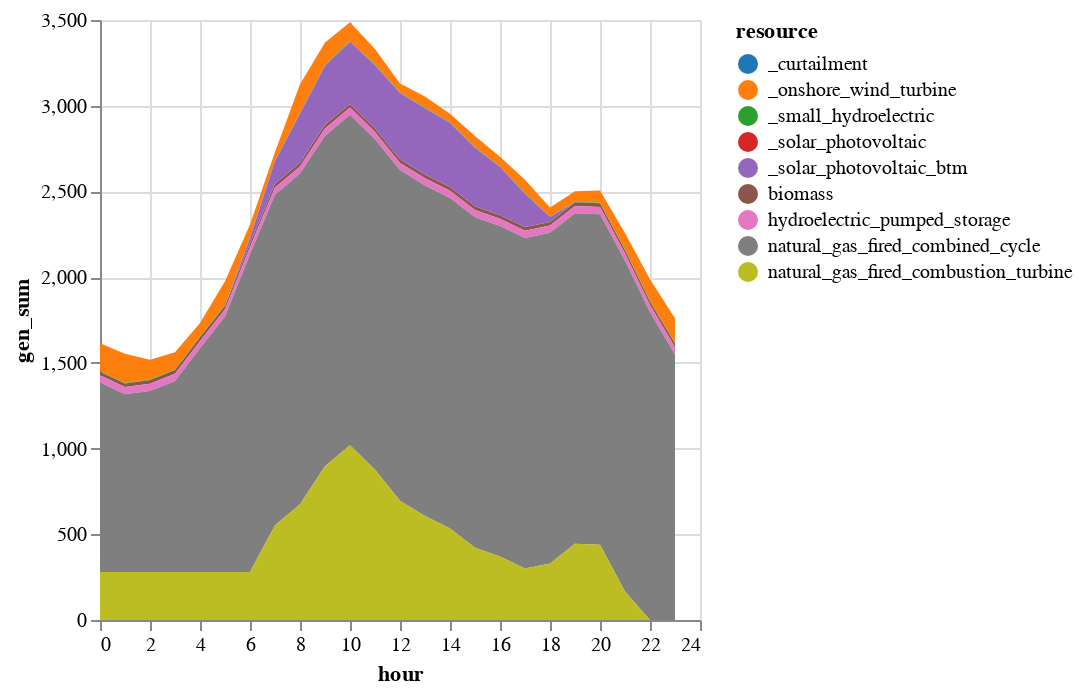

This figure's notebook cell:
### Markdown cell above
### 4. Solve a day's unit commitment

### Code cell
solution = unit_commitment_ramp(
    gen_df_sens, loads_multi, gen_variable_multi, 0.01); # 1% MIP gap

# Add in BTM solar and curtailment and plot results

sol_gen = innerjoin(solution.gen, 
                    gen_df[!, [:r_id, :resource]], 
                    on = :r_id)
sol_gen = combine(groupby(sol_gen, [:resource, :hour]), 
            :gen => sum)

# Rename generators (for plotting purposes)
sol_gen[sol_gen.resource .== "solar_photovoltaic", :resource] .= "_solar_photovoltaic"
sol_gen[sol_gen.resource .== "onshore_wind_turbine", :resource] .= "_onshore_wind_turbine"
sol_gen[sol_gen.resource .== "small_hydroelectric", :resource] .= "_small_hydroelectric"

# BTM solar
btm = DataFrame(resource = repeat(["_solar_photovoltaic_btm"]; outer=length(T_period)), 
    hour = T_period,
    gen_sum = gen_variable_multi[gen_variable_multi.gen_full .== "wec_sdge_solar_photovoltaic_1.0",:cf] * 600)
append!(sol_gen, btm)

# Curtailment
curtail = combine(groupby(solution.curtail, [:hour]),
            :curt => sum)
curtail[!, :resource] .= "_curtailment"
rename!(curtail, :curt_sum => :gen_sum)
append!(sol_gen, curtail[:,[:resource, :hour, :gen_sum]])

# Rescale hours
sol_gen.hour = sol_gen.hour .- T_period[1]

sol_gen |>
@vlplot(:area, 
    x=:hour, y={:gen_sum, stack=:zero}, 
    color={"resource:n", scale={scheme="category10"}})

### Figure 1 — Vega-Lite specification as saved in the notebook (floating-point values rounded to 4 significant figures; data arrays with more than 128 entries replaced by an {"elided": "..."} marker saying what was removed)
{"data": {"values": {"elided": "216 records"}}, "encoding": {"color": {"field": "resource", "scale": {"scheme": "category10"}, "type": "nominal"}, "x": {"field": "hour", "type": "quantitative"}, "y": {"field": "gen_sum", "stack": "zero", "type": "quantitative"}}, "mark": "area"}
